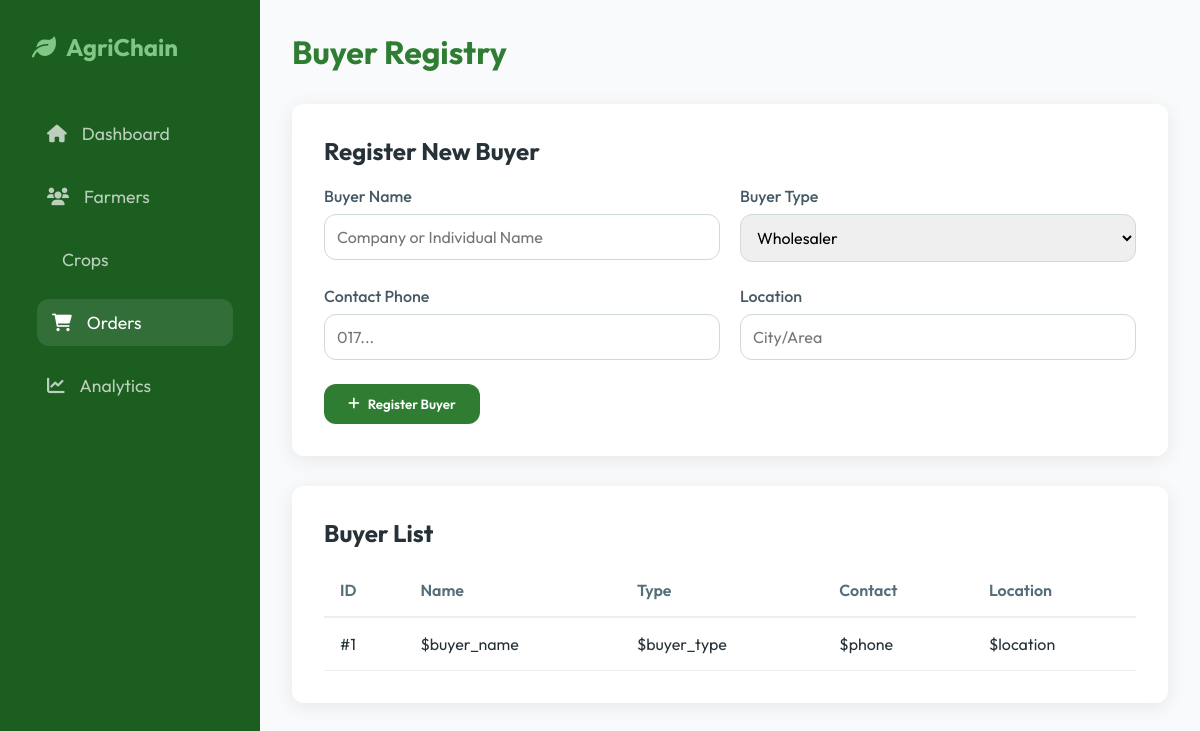
The app's page /buyers.php with its own data.
### tables this page shows
CREATE TABLE Buyer (
    buyer_id INT AUTO_INCREMENT PRIMARY KEY,
    buyer_name VARCHAR(100) NOT NULL,
    buyer_type VARCHAR(50),
    location VARCHAR(100),
    phone VARCHAR(20)
);

### buyers.php (the view, shortened to what this page needs)
<?php include 'db.php';
?>
<!DOCTYPE html>
<html lang="en">
<head>
    <link rel="stylesheet" href="style.css">
    <link href="https://cdnjs.cloudflare.com/ajax/libs/font-awesome/6.0.0/css/all.min.css" rel="stylesheet">
</head>
<body>
    <div class="sidebar">
        <div class="logo">
            <i class="fas fa-leaf"></i> AgriChain
        </div>
        <ul class="nav-links">
            <li><a href="dashboard.php"><i class="fas fa-home"></i> Dashboard</a></li>
            <li><a href="farmers.php"><i class="fas fa-users"></i> Farmers</a></li>
            <li><a href="crops.php"><i class="fas fa-wheat"></i> Crops</a></li>
            <li><a href="orders.php" class="active"><i class="fas fa-shopping-cart"></i> Orders</a></li>
            <li><a href="#"><i class="fas fa-chart-line"></i> Analytics</a></li>
        </ul>
    </div>
    <div class="main-content">
        <header>
            <h1>Buyer Registry</h1>
        </header>
        <div class="table-container">
            <h2>Register New Buyer</h2>
            <form method="POST" action="" style="margin-top: 20px;">
                <div style="display: grid; grid-template-columns: 1fr 1fr; gap: 20px;">
                    <div class="form-group">
                        <label>Buyer Name</label>
                        <input type="text" name="buyer_name" required placeholder="Company or Individual Name">
                    </div>
                    <div class="form-group">
                        <label>Buyer Type</label>
                        <select name="buyer_type">
                            <option value="Wholesaler">Wholesaler</option>
                        </select>
                    </div>
                </div>
                <div style="display: grid; grid-template-columns: 1fr 1fr; gap: 20px;">
                    <div class="form-group">
                        <label>Contact Phone</label>
                        <input type="text" name="phone" required placeholder="017...">
                    </div>
                    <div class="form-group">
                        <label>Location</label>
                        <input type="text" name="location" placeholder="City/Area">
                    </div>
                </div>
                <button type="submit" name="add_buyer" class="btn"><i class="fas fa-plus"></i> Register Buyer</button>
            </form>
        </div>
        <div class="table-container" style="margin-top: 30px;">
            <h2>Buyer List</h2>
            <table>
                <thead>
                    <tr>
                        <th>ID</th>
                        <th>Name</th>
                        <th>Type</th>
                        <th>Contact</th>
                        <th>Location</th>
                    </tr>
                </thead>
                <tbody>
                    <?php
                    $sql = "SELECT * FROM Buyer";
                    $result = $conn->query($sql);
                    if ($result && $result->num_rows > 0) {
                        while ($row = $result->fetch_assoc()) {
                            echo "<tr>";
                            echo "<td>#" . $row['buyer_id'] . "</td>";
                            echo "<td>" . $row['buyer_name'] . "</td>";
                            echo "<td>" . $row['buyer_type'] . "</td>";
                            echo "<td>" . $row['phone'] . "</td>";
                            echo "<td>" . $row['location'] . "</td>";
                            echo "</tr>";
                        }
                    } else {
                        echo "<tr><td colspan='5'>No buyers found</td></tr>";
                    }
                    ?>
                </tbody>
            </table>
        </div>
    </div>
</body>
</html>

### style.css (style rules this page uses)
:root { --primary-color: #2E7D32; --primary-light: #4CAF50; --secondary-color: #81C784; --accent-color: #FFC107; --dark-bg: #1B5E20; --light-bg: #F1F8E9; --white: #ffffff; --text-color: #263238; --shadow: 0 4px 20px rgba(0, 0, 0, 0.08); --radius: 12px; }
* { margin: 0; padding: 0; box-sizing: border-box; font-family: 'Outfit', sans-serif; }
body { background-color: var(--light-bg); color: var(--text-color); display: flex; min-height: 100vh; }
.sidebar { width: 260px; background: var(--dark-bg); color: var(--white); padding: 2rem; position: fixed; height: 100%; display: flex; flex-direction: column; }
.logo { font-size: 1.5rem; font-weight: 700; margin-bottom: 3rem; display: flex; align-items: center; gap: 10px; color: var(--secondary-color); }
.nav-links { list-style: none; flex: 1; }
.nav-links li { margin-bottom: 1rem; }
.nav-links a { text-decoration: none; color: rgba(255, 255, 255, 0.7); font-size: 1.1rem; display: flex; align-items: center; gap: 15px; padding: 12px 15px; border-radius: var(--radius); transition: all 0.3s ease; }
.nav-links a:hover, .nav-links a.active { background: rgba(255, 255, 255, 0.1); color: var(--white); transform: translateX(5px); }
.main-content { margin-left: 260px; flex: 1; padding: 2rem; background: #F9FAFB; }
header { display: flex; justify-content: space-between; align-items: center; margin-bottom: 2rem; }
h1 { font-size: 2rem; font-weight: 700; color: var(--primary-color); }
.btn { background: var(--primary-color); color: var(--white); padding: 12px 24px; border: none; border-radius: var(--radius); cursor: pointer; font-weight: 600; text-decoration: none; transition: all 0.3s ease; display: inline-flex; align-items: center; gap: 8px; }
.table-container { background: var(--white); padding: 2rem; border-radius: var(--radius); box-shadow: var(--shadow); }
table { width: 100%; border-collapse: collapse; margin-top: 1rem; }
th { text-align: left; padding: 1rem; color: #546E7A; border-bottom: 2px solid #ECEFF1; font-weight: 600; }
td { padding: 1rem; border-bottom: 1px solid #ECEFF1; }
.form-group { margin-bottom: 1.5rem; }
.form-group label { display: block; margin-bottom: 0.5rem; color: #455A64; font-weight: 500; }
.form-group input, .form-group select { width: 100%; padding: 12px; border: 1px solid #CFD8DC; border-radius: var(--radius); font-size: 1rem; transition: border-color 0.3s; }

### records on screen
buyer: buyer_id "1", buyer_name "$buyer_name", buyer_type "$buyer_type", phone "$phone", location "$location"
